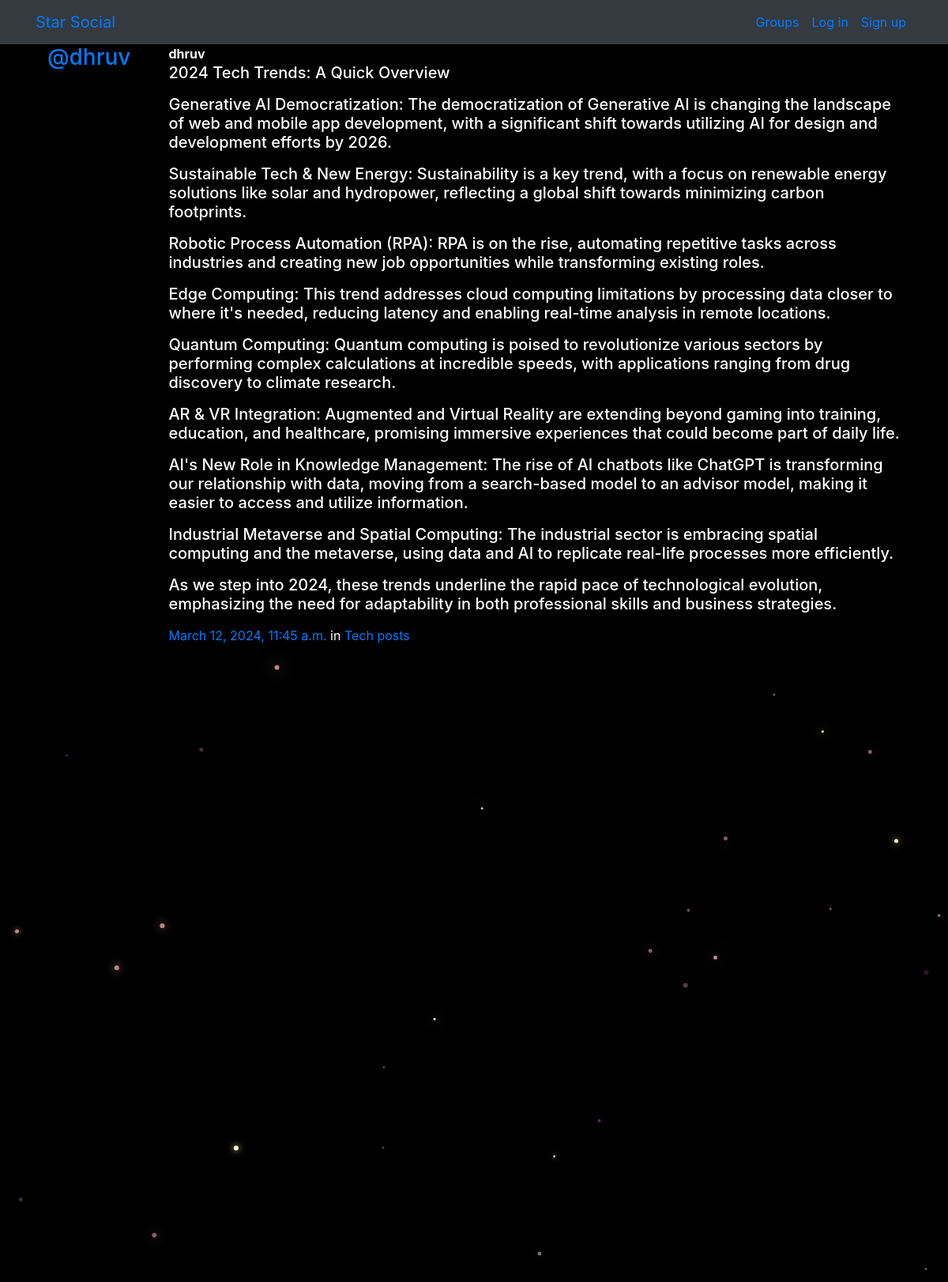
Page /posts/by/dhruv/15/ on the committed database.
### posts/models.py (models this page shows, shortened)
class Post(models.Model):
    user = models.ForeignKey(User, related_name="posts",on_delete=models.CASCADE)
    created_at = models.DateTimeField(auto_now=True)
    message = models.TextField()
    message_html = models.TextField(editable=False)
    group = models.ForeignKey(Group, related_name="posts",null=True, blank=True,on_delete=models.CASCADE)
    class Meta:
        ordering = ["-created_at"]
        unique_together = ["user", "message"]

### groups/models.py (models this page shows, shortened)
class Group(models.Model):
    name = models.CharField(max_length=255, unique=True)
    slug = models.SlugField(allow_unicode=True, unique=True)
    description = models.TextField(blank=True, default='')
    description_html = models.TextField(editable=False, default='', blank=True)
    members = models.ManyToManyField(User,through="GroupMember")
    class Meta:
        ordering = ["name"]

### posts/views.py (the view)
# urls.py: path("by/<username>/<int:pk>/",views.PostDetail.as_view(),name="single"),
class PostDetail(SelectRelatedMixin, generic.DetailView):
    model = models.Post
    select_related = ("user", "group")
    def get_queryset(self):
        queryset = super().get_queryset()
        return queryset.filter(
            user__username__iexact=self.kwargs.get("username")
        )

### posts/templates/posts/post_detail.html
{% extends "posts/post_base.html" %}
{% block post_content %}
    {% include "posts/_post.html" %}
{% endblock %}

### posts/templates/posts/_post.html (shortened to what this page needs)
<div class="media">
	<h3 class="mr-5"><a href="{% url 'posts:for_user' username=post.user.username %}">@{{ post.user.username }}</a></h3>
	<div class="media-body">
		<strong>{{ post.user.username }}</strong>
		<h5>{{ post.message_html|safe }}</h5>
			<time class="time"><a href="{% url 'posts:single' username=post.user.username pk=post.pk %}">{{ post.created_at }}</a></time>
			{% if post.group %}
			<span class="group-name">in <a href="#">{{ post.group.name }}</a></span>
			{% endif %}
	</div>
</div>

### static/simplesocial/css/master.css (style rules this page uses)
body { margin: 0; overflow: hidden; background-color: black; color:white; }

### rows in the picture
Post: user.username "dhruv", message_html "2024 Tech Trends: A Quick Overview Generative AI Democratization: The democratization of Generative AI is changing the landscape of web and mobile app development, with a significant shift towards utilizing AI for design and development efforts by 2026. Sustainable Tech & New Energy: Sustainability is a key trend, with a focus on renewable energy solutions like solar and hydropower, reflecting a global shift towards minimizing carbon footprints. Robotic Process Automation (RPA): RPA is on the rise, automating repetitive tasks across industries and creating new job opportunities while transforming existing roles. Edge Computing: This trend addresses cloud computing limitations by processing…", created_at "March 12, 2024, 11:45 a.m.", group.name "Tech posts"
